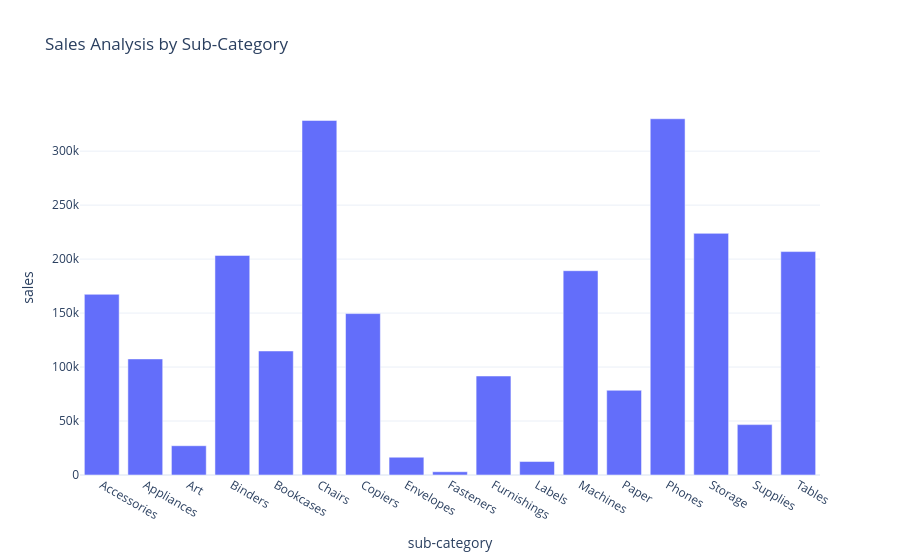

Notebook cell for this chart:
### Code cell
sales_by_subcategory = df.groupby('sub-category')['sales'].sum().reset_index()
fig = px.bar(sales_by_subcategory, 
             x='sub-category', 
             y='sales', 
             title='Sales Analysis by Sub-Category')
fig.show()
sales_by_subcategory

### Figure 1 — Plotly figure (JSON) as saved in the notebook; plotly's stock layout.template omitted (floating-point values rounded to 4 significant figures)
{"data": [{"alignmentgroup": "True", "hovertemplate": "sub-category=%{x}<br>sales=%{y}<extra></extra>", "legendgroup": "", "marker": {"color": "#636efa", "pattern": {"shape": ""}}, "name": "", "offsetgroup": "", "orientation": "v", "showlegend": false, "textposition": "auto", "type": "bar", "x": ["Accessories", "Appliances", "Art", "Binders", "Bookcases", "Chairs", "Copiers", "Envelopes", "Fasteners", "Furnishings", "Labels", "Machines", "Paper", "Phones", "Storage", "Supplies", "Tables"], "xaxis": "x", "y": [167400.0, 107500.0, 27120.0, 203400.0, 114900.0, 328400.0, 149500.0, 16480.0, 3024.0, 91710.0, 12490.0, 189200.0, 78480.0, 330000.0, 223800.0, 46670.0, 207000.0], "yaxis": "y"}], "layout": {"barmode": "relative", "legend": {"tracegroupgap": 0}, "title": {"text": "Sales Analysis by Sub-Category"}, "xaxis": {"anchor": "y", "domain": [0, 1], "title": {"text": "sub-category"}}, "yaxis": {"anchor": "x", "domain": [0, 1], "title": {"text": "sales"}}}}
